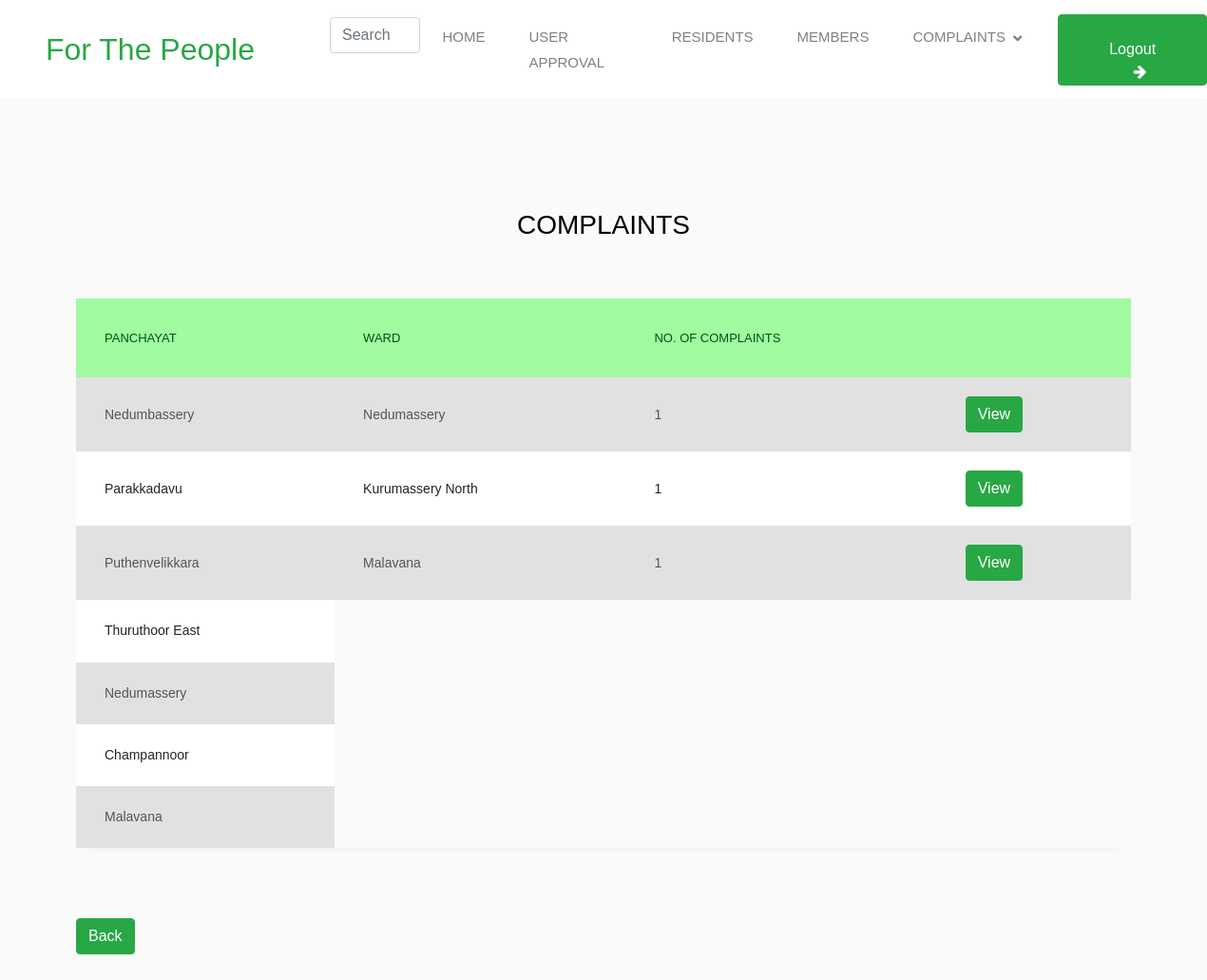
Page /comp on the committed database.
### app3/models.py (models this page shows, shortened)
class usersignup(models.Model):
    panchayatchoices = (
        ('Puthenvelikkara','Puthenvelikkara'),
        ('Chengamanadu','Chengamanadu'),
        ('Nedumbassery','Nedumbassery'),
        ('Parakkadavu','Parakkadavu'),
        ('Kunnukara','Kunnukara'),
    )
    panchayat = models.CharField(max_length=100,default='Nedumbassery',choices=panchayatchoices)
    ward = models.CharField(max_length=100)
    name = models.CharField(max_length=50)
    email = models.EmailField()
    phone = models.IntegerField()
    username = models.CharField(max_length=50)
    password = models.CharField(max_length=50)
    status = models.CharField(null=True,max_length=50)
    image = models.ImageField(null=True,upload_to='profile',default='img/noprofile.jpg')
    proof = models.ImageField(null=True,upload_to='proof')
    created_at = models.DateTimeField(auto_now_add=True)
    updated_at = models.DateTimeField(auto_now=True)
    ap = (
        ('Pending','Pending'),
        ('Approved','Approved')
    )
    approval = models.CharField(max_length=1000,choices=ap,default='Pending')
    address=models.TextField(blank=True)

### app3/views.py (the view)
# urls.py: path('comp',views.allcomplaints,name="comp"),
def allcomplaints(r):
    w="COMPLAINTS"
    c = complaint.objects.all()
    d={}
    for i in c:
        if d:
            temp=d.copy()
            for j,k in temp.items():
                if i.usr.panchayat==j:
                    for m,n in k.items():
                        if i.usr.ward==m:
                            k[i.usr.ward]=n+1
                        else:
                            d[i.usr.ward]=1
                    d.update(temp)
                else:
                    d[i.usr.panchayat]={i.usr.ward:1}
        else:
            d[i.usr.panchayat]={i.usr.ward:1}
    d1=len(d)
    return render(r,'adminn/complaints.html',{"d":d,"w":w,"d1":d1})

### template/adminn/complaints.html (shortened to what this page needs)
{% extends 'adminn/base.html' %}
{% block content %}
{%load static%}
<!doctype html>
<html lang="en">
  <head>
	{% load static %}
	<link rel="stylesheet" href="https://stackpath.bootstrapcdn.com/font-awesome/4.7.0/css/font-awesome.min.css">
	<link rel="stylesheet" href="{% static 'tb/css/style.css' %}">
	</head>
	<body>
{% if d1 > 0 %}
	<section class="ftco-section">
		<div class="container">
			<div class="row justify-content-center">
				<div class="col-md-6 text-center mb-5">
					<h2 class="heading-section">{{w}}</h2>
				</div>
			</div>
			<div class="row">
				<div class="col-md-12">
					<div class="table-wrap">
						<table class="table table-striped">
						  <thead>
						    <tr style="background-color: rgb(161, 251, 161); color: white;">
						      <th style="color: rgb(0, 81, 16);">Panchayat</th>
						      <th style="color: rgb(0, 81, 16);">Ward</th>
						      <th style="color: rgb(0, 81, 16);">No. of Complaints</th>
							  <th style="color: rgb(0, 81, 16);">&nbsp;</th>
						    </tr>
						  </thead>
						  <tbody>
							{% for j,k in d.items %}
						    <tr>
						      <td scope="row">{{j}}</td>
                              {% for m,n in k.items %}
						      <td>{{m}}</td>
						      <td>{{n}}</td>
						      <td><a href="complist/{{m}}" class="btn btn-success">View</a></td>
                              {% endfor %}
                            </tr>
							{% endfor %}
						  </tbody>
						</table>
					</div>
          <br><br>
                    <div>
                        <a href="{% url 'base' %}" class="btn btn-success">Back</a>
                    </div>
				</div>
			</div>
		</div>
	</section>
{% endif %}
	</body>
</html>
{% endblock %}

### static/css/login.css (style rules this page uses)
.container { position: relative; z-index: 1; max-width: 300px; margin: 0 auto; }
.container:before, .container:after { content: ""; display: block; clear: both; }
body { background: #76b852; background: rgb(141,194,111); background: linear-gradient(90deg, rgba(141,194,111,1) 0%, rgba(118,184,82,1) 50%); font-family: "Roboto", sans-serif; -webkit-font-smoothing: antialiased; -moz-osx-font-smoothing: grayscale; }

### static/css/style.css (style rules this page uses)
:root { --primary: green; --light: #F5F5F5; --dark: #353535; }
.btn { font-weight: 500; transition: .5s; }

### rows in the picture
usersignup: d "Nedumbassery" "Champannoor"
usersignup: k "Nedumassery", d "Nedumassery"
usersignup: d "Parakkadavu", k "Kurumassery North"
usersignup: d "Puthenvelikkara"
usersignup: k "Malavana"
usersignup: d "Thuruthoor East"
usersignup: d "Malavana"

### other values in the picture
{{ w }} "COMPLAINTS"
{{ n }} "1" "1" "1"
